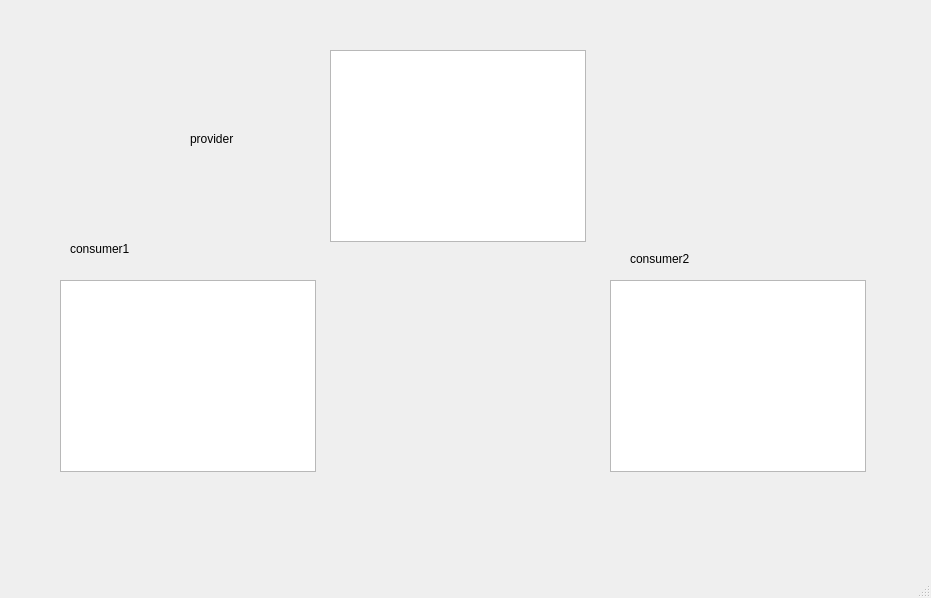
<?xml version="1.0" encoding="UTF-8"?>
<ui version="4.0">
 <class>MainWindow</class>
 <widget class="QMainWindow" name="MainWindow">
  <property name="geometry">
   <rect>
    <x>0</x>
    <y>0</y>
    <width>931</width>
    <height>598</height>
   </rect>
  </property>
  <property name="windowTitle">
   <string>MainWindow</string>
  </property>
  <widget class="QWidget" name="centralwidget">
   <widget class="QTextBrowser" name="provider">
    <property name="geometry">
     <rect>
      <x>330</x>
      <y>50</y>
      <width>256</width>
      <height>192</height>
     </rect>
    </property>
   </widget>
   <widget class="QTextBrowser" name="consumer2">
    <property name="geometry">
     <rect>
      <x>610</x>
      <y>280</y>
      <width>256</width>
      <height>192</height>
     </rect>
    </property>
   </widget>
   <widget class="QTextBrowser" name="consumer1">
    <property name="geometry">
     <rect>
      <x>60</x>
      <y>280</y>
      <width>256</width>
      <height>192</height>
     </rect>
    </property>
   </widget>
   <widget class="QLabel" name="label">
    <property name="geometry">
     <rect>
      <x>190</x>
      <y>130</y>
      <width>67</width>
      <height>17</height>
     </rect>
    </property>
    <property name="text">
     <string>provider</string>
    </property>
   </widget>
   <widget class="QLabel" name="label_2">
    <property name="geometry">
     <rect>
      <x>70</x>
      <y>240</y>
      <width>121</width>
      <height>17</height>
     </rect>
    </property>
    <property name="text">
     <string>consumer1</string>
    </property>
   </widget>
   <widget class="QLabel" name="label_3">
    <property name="geometry">
     <rect>
      <x>630</x>
      <y>250</y>
      <width>121</width>
      <height>17</height>
     </rect>
    </property>
    <property name="text">
     <string>consumer2</string>
    </property>
   </widget>
  </widget>
  <widget class="QMenuBar" name="menubar">
   <property name="geometry">
    <rect>
     <x>0</x>
     <y>0</y>
     <width>931</width>
     <height>22</height>
    </rect>
   </property>
  </widget>
  <widget class="QStatusBar" name="statusbar"/>
 </widget>
 <resources/>
 <connections/>
</ui>
